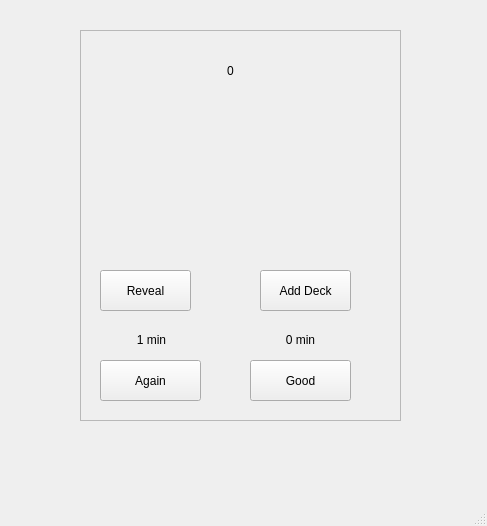
<?xml version="1.0" encoding="UTF-8"?>
<ui version="4.0">
 <class>MainWindow</class>
 <widget class="QMainWindow" name="MainWindow">
  <property name="geometry">
   <rect>
    <x>0</x>
    <y>0</y>
    <width>487</width>
    <height>526</height>
   </rect>
  </property>
  <property name="windowTitle">
   <string>MainWindow</string>
  </property>
  <widget class="QWidget" name="centralwidget">
   <widget class="QFrame" name="frontFrame">
    <property name="enabled">
     <bool>true</bool>
    </property>
    <property name="geometry">
     <rect>
      <x>80</x>
      <y>30</y>
      <width>321</width>
      <height>391</height>
     </rect>
    </property>
    <property name="sizePolicy">
     <sizepolicy hsizetype="Preferred" vsizetype="Preferred">
      <horstretch>0</horstretch>
      <verstretch>0</verstretch>
     </sizepolicy>
    </property>
    <property name="frameShape">
     <enum>QFrame::StyledPanel</enum>
    </property>
    <property name="frameShadow">
     <enum>QFrame::Raised</enum>
    </property>
    <widget class="QPushButton" name="revealBtn">
     <property name="geometry">
      <rect>
       <x>20</x>
       <y>240</y>
       <width>91</width>
       <height>41</height>
      </rect>
     </property>
     <property name="text">
      <string>Reveal</string>
     </property>
    </widget>
    <widget class="QLabel" name="showLb">
     <property name="geometry">
      <rect>
       <x>100</x>
       <y>20</y>
       <width>101</width>
       <height>41</height>
      </rect>
     </property>
     <property name="text">
      <string>0</string>
     </property>
     <property name="alignment">
      <set>Qt::AlignCenter</set>
     </property>
    </widget>
    <widget class="QPushButton" name="pushButton">
     <property name="geometry">
      <rect>
       <x>20</x>
       <y>330</y>
       <width>101</width>
       <height>41</height>
      </rect>
     </property>
     <property name="text">
      <string>Again</string>
     </property>
    </widget>
    <widget class="QPushButton" name="pushButton_2">
     <property name="geometry">
      <rect>
       <x>170</x>
       <y>330</y>
       <width>101</width>
       <height>41</height>
      </rect>
     </property>
     <property name="text">
      <string>Good</string>
     </property>
    </widget>
    <widget class="QPushButton" name="addDeckBtn">
     <property name="geometry">
      <rect>
       <x>180</x>
       <y>240</y>
       <width>91</width>
       <height>41</height>
      </rect>
     </property>
     <property name="text">
      <string>Add Deck</string>
     </property>
    </widget>
    <widget class="QLabel" name="againTimeLb">
     <property name="geometry">
      <rect>
       <x>40</x>
       <y>300</y>
       <width>63</width>
       <height>20</height>
      </rect>
     </property>
     <property name="text">
      <string>1 min</string>
     </property>
     <property name="alignment">
      <set>Qt::AlignCenter</set>
     </property>
    </widget>
    <widget class="QLabel" name="goodTimeLb">
     <property name="geometry">
      <rect>
       <x>170</x>
       <y>300</y>
       <width>101</width>
       <height>20</height>
      </rect>
     </property>
     <property name="text">
      <string>0 min</string>
     </property>
     <property name="alignment">
      <set>Qt::AlignCenter</set>
     </property>
    </widget>
   </widget>
  </widget>
  <widget class="QMenuBar" name="menubar">
   <property name="geometry">
    <rect>
     <x>0</x>
     <y>0</y>
     <width>487</width>
     <height>25</height>
    </rect>
   </property>
  </widget>
  <widget class="QStatusBar" name="statusbar"/>
 </widget>
 <resources/>
 <connections/>
</ui>
